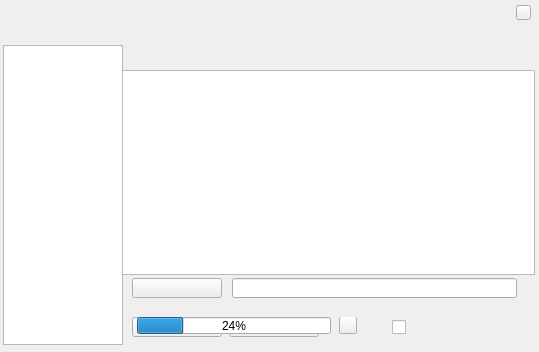
<?xml version="1.0" encoding="UTF-8"?>
<ui version="4.0">
 <class>ConfigWidget</class>
 <widget class="QWidget" name="ConfigWidget">
  <property name="geometry">
   <rect>
    <x>0</x>
    <y>0</y>
    <width>539</width>
    <height>352</height>
   </rect>
  </property>
  <property name="windowTitle">
   <string>Form</string>
  </property>
  <widget class="QListWidget" name="pageListWidget">
   <property name="geometry">
    <rect>
     <x>3</x>
     <y>45</y>
     <width>120</width>
     <height>300</height>
    </rect>
   </property>
  </widget>
  <widget class="QWidget" name="sourceWidget" native="true">
   <property name="geometry">
    <rect>
     <x>122</x>
     <y>45</y>
     <width>414</width>
     <height>300</height>
    </rect>
   </property>
   <widget class="QListWidget" name="sourceListWidget">
    <property name="geometry">
     <rect>
      <x>0</x>
      <y>25</y>
      <width>413</width>
      <height>205</height>
     </rect>
    </property>
   </widget>
   <widget class="QPushButton" name="btnUpdate">
    <property name="geometry">
     <rect>
      <x>10</x>
      <y>272</y>
      <width>90</width>
      <height>20</height>
     </rect>
    </property>
    <property name="text">
     <string/>
    </property>
   </widget>
   <widget class="QPushButton" name="btnAdd">
    <property name="geometry">
     <rect>
      <x>10</x>
      <y>233</y>
      <width>90</width>
      <height>20</height>
     </rect>
    </property>
    <property name="text">
     <string/>
    </property>
   </widget>
   <widget class="QPushButton" name="btnReset">
    <property name="geometry">
     <rect>
      <x>107</x>
      <y>272</y>
      <width>90</width>
      <height>20</height>
     </rect>
    </property>
    <property name="text">
     <string/>
    </property>
   </widget>
   <widget class="QLabel" name="text1">
    <property name="geometry">
     <rect>
      <x>10</x>
      <y>4</y>
      <width>80</width>
      <height>17</height>
     </rect>
    </property>
    <property name="text">
     <string/>
    </property>
   </widget>
   <widget class="QLabel" name="line1">
    <property name="geometry">
     <rect>
      <x>87</x>
      <y>12</y>
      <width>310</width>
      <height>1</height>
     </rect>
    </property>
    <property name="text">
     <string/>
    </property>
   </widget>
   <widget class="QLineEdit" name="lesource">
    <property name="geometry">
     <rect>
      <x>110</x>
      <y>233</y>
      <width>285</width>
      <height>20</height>
     </rect>
    </property>
   </widget>
   <widget class="QCheckBox" name="cbhideubuntu">
    <property name="geometry">
     <rect>
      <x>270</x>
      <y>272</y>
      <width>120</width>
      <height>20</height>
     </rect>
    </property>
    <property name="text">
     <string/>
    </property>
   </widget>
   <widget class="QWidget" name="processwidget" native="true">
    <property name="geometry">
     <rect>
      <x>15</x>
      <y>272</y>
      <width>220</width>
      <height>17</height>
     </rect>
    </property>
    <widget class="QProgressBar" name="progressBar">
     <property name="geometry">
      <rect>
       <x>0</x>
       <y>0</y>
       <width>194</width>
       <height>17</height>
      </rect>
     </property>
     <property name="value">
      <number>24</number>
     </property>
    </widget>
    <widget class="QPushButton" name="btnCancel">
     <property name="geometry">
      <rect>
       <x>202</x>
       <y>-1</y>
       <width>18</width>
       <height>18</height>
      </rect>
     </property>
     <property name="text">
      <string/>
     </property>
    </widget>
   </widget>
  </widget>
  <widget class="QLabel" name="bg">
   <property name="geometry">
    <rect>
     <x>0</x>
     <y>0</y>
     <width>539</width>
     <height>352</height>
    </rect>
   </property>
   <property name="text">
    <string/>
   </property>
  </widget>
  <widget class="QPushButton" name="btnClose">
   <property name="geometry">
    <rect>
     <x>516</x>
     <y>5</y>
     <width>15</width>
     <height>15</height>
    </rect>
   </property>
   <property name="text">
    <string/>
   </property>
  </widget>
  <zorder>bg</zorder>
  <zorder>pageListWidget</zorder>
  <zorder>sourceWidget</zorder>
  <zorder>btnClose</zorder>
 </widget>
 <resources/>
 <connections/>
</ui>
